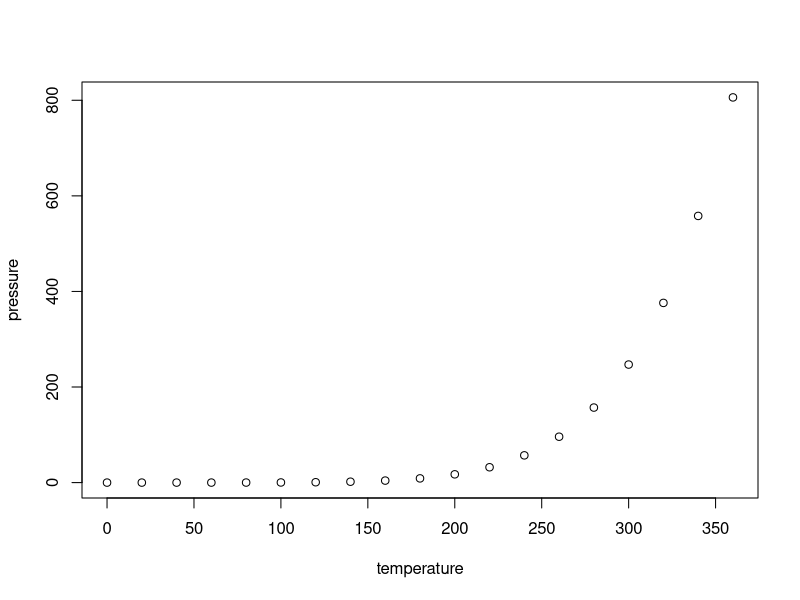
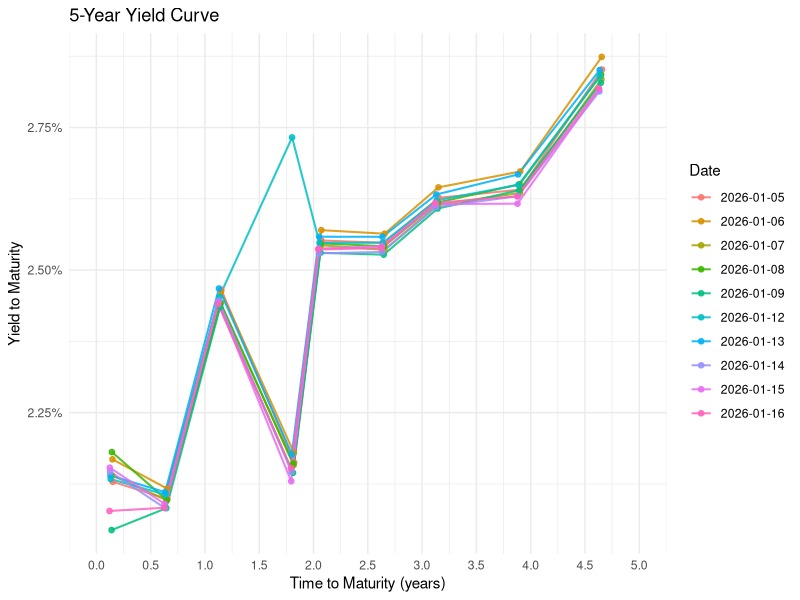
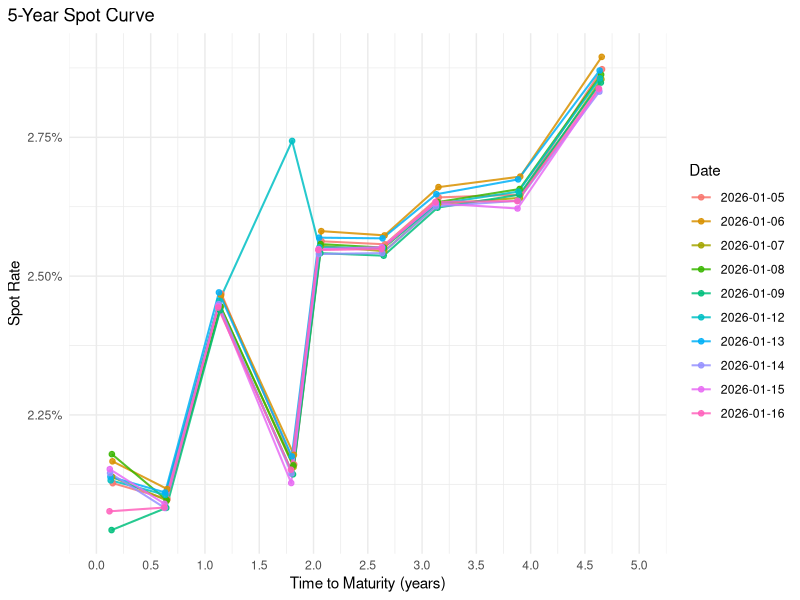
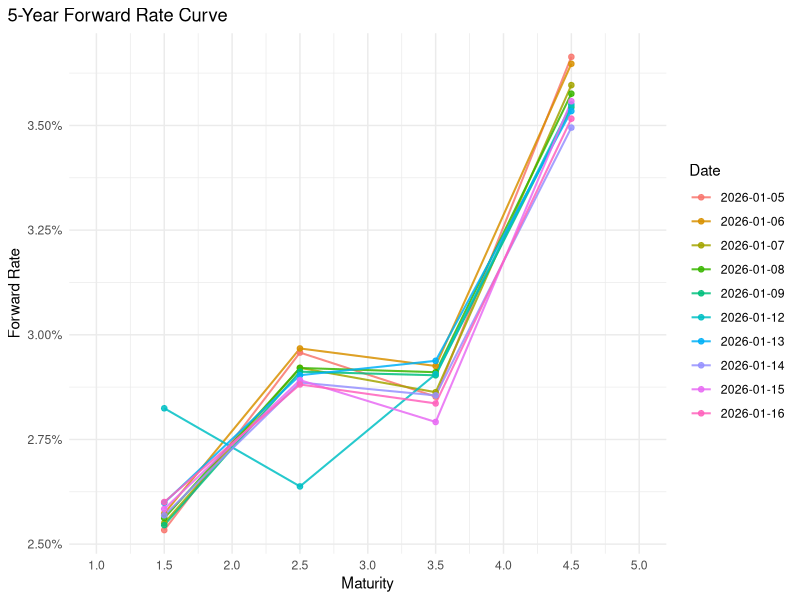

The R script that drew these images, in order:
## ---- chunk 1
knitr::opts_chunk$set(echo = TRUE)
## ---- chunk 2
summary(cars)
## ---- chunk 3
plot(pressure)
## ---- chunk 4
library(readr)
library(dplyr)
library(tidyr)
library(lubridate)
library(ggplot2)
library(purrr)
library(scales)
library(readxl)

df <- read_excel("APM466_Bond_Data_Final(2).csv.xlsx")
View(df)
## ---- chunk 5
df <- df %>%
  mutate(
    Date = as.Date(Date),
    `Maturity Date` = as.Date(`Maturity Date`),
    Coupon = as.numeric(Coupon),
    `Closing Price` = as.numeric(`Closing Price`),
    TTM = as.numeric(`Maturity Date` - Date) / 365,
    cpn_rate = Coupon / 100
  )

all_dates <- sort(unique(df$Date))
bond_ids  <- sort(unique(df$ISIN))
## ---- chunk 6
pv_cc <- function(y, T, cpn_rate) {
  n_cpn <- floor(2 * T)
  times <- if (n_cpn >= 1) (1:n_cpn) / 2 else numeric(0)
  cpn_sa <- 100 * cpn_rate / 2

  pv_cpn <- sum(cpn_sa * exp(-y * times))
  pv_pri <- 100 * exp(-y * T)
  pv_cpn + pv_pri}

ytm_list <- vector("list", length(all_dates))
names(ytm_list) <- as.character(all_dates)

for (d in all_dates) {
  sub <- df[df$Date == d, c("Date","ISIN","Bond_Name","TTM","cpn_rate","Closing Price")]

  sub <- sub[sub$TTM > 0 & sub$TTM <= 5, ]

  sub <- sub[order(sub$TTM), ]

  sub$ytm <- NA_real_
  for (i in seq_len(nrow(sub))) {
    P <- sub$`Closing Price`[i]
    T <- sub$TTM[i]
    c <- sub$cpn_rate[i]

    f <- function(y) pv_cc(y, T, c) - P
    sub$ytm[i] <- uniroot(f, lower = -0.05, upper = 0.60)$root}
    
  ytm_list[[as.character(d)]] <- sub}

  ytm_panel <- dplyr::bind_rows(ytm_list)
## ---- chunk 7

ggplot(ytm_panel, aes(x = TTM, y = ytm, group = Date, color = factor(Date))) +
  geom_line(linewidth = 0.7, alpha = 0.85) +
  geom_point(size = 1.6, alpha = 0.85) +
  scale_y_continuous(labels = label_percent(accuracy = 0.01)) +
  scale_x_continuous(limits = c(0, 5), breaks = seq(0, 5, by = 0.5)) +
  labs(
    title = "5-Year Yield Curve",
    x = "Time to Maturity (years)",
    y = "Yield to Maturity",
    color = "Date"
  ) +
  theme_minimal(base_size = 11) + theme(legend.position = "right")
## ---- chunk 8
spot_list <- vector("list", length(all_dates))
names(spot_list) <- as.character(all_dates)

for (d in all_dates) {

  sub <- df[df$Date == d, c("Date","ISIN","TTM","cpn_rate","Closing Price")]
  sub <- sub[sub$TTM > 0 & sub$TTM <= 5, ]
  sub <- sub[order(sub$TTM), ]

  n <- nrow(sub)
  sub$spot <- NA_real_

  for (i in 1:n) {

    P <- sub$`Closing Price`[i]
    T <- sub$TTM[i]
    c <- sub$cpn_rate[i]

    cpn_sa <- 100 * c / 2

    n_cpn <- floor(2 * T)
    times <- if (n_cpn >= 1) (1:n_cpn) / 2 else numeric(0)
    times_early <- times[times < T]

    pv_early <- 0
    if (length(times_early) > 0 && i > 1) {
      for (u in times_early) {
        j <- max(which(sub$TTM[1:(i-1)] <= u))
        pv_early <- pv_early + cpn_sa * exp(-sub$spot[j] * u)
      }
    }

    is_coupon_at_T <- abs(T - round(2*T)/2) < 1e-8
    CF_T <- 100 + if (is_coupon_at_T) cpn_sa else 0

    residual <- P - pv_early

    if (residual > 0 && T > 0) {
      sub$spot[i] <- (1 / T) * log(CF_T / residual)
    } else {
      sub$spot[i] <- NA_real_
    }
  }

  spot_list[[as.character(d)]] <- sub
}

spot_panel <- dplyr::bind_rows(spot_list)

## ---- chunk 9

ggplot(spot_panel, aes(x = TTM, y = spot, group = Date, color = factor(Date))) +
  geom_line(linewidth = 0.7, alpha = 0.85, na.rm = TRUE) +
  geom_point(size = 1.6, alpha = 0.85, na.rm = TRUE) +
  scale_y_continuous(labels = label_percent(accuracy = 0.01)) +
  scale_x_continuous(limits = c(0, 5), breaks = seq(0, 5, by = 0.5)) +
  labs(
    title = "5-Year Spot Curve",
    x = "Time to Maturity (years)",
    y = "Spot Rate",
    color = "Date"
  ) +
  theme_minimal(base_size = 11) +
  theme(
    legend.position = "right",
    plot.title.position = "plot"
  )

## ---- chunk 10
# midpoints
t_grid <- 1:5
t_mid  <- (1:4) + 0.5

fwd_list <- vector("list", length(all_dates))
names(fwd_list) <- as.character(all_dates)

for (d in all_dates) {

  sub <- spot_panel[spot_panel$Date == d, c("Date", "TTM", "spot")]
  sub <- sub[!is.na(sub$spot) & sub$TTM > 0, ]
  sub <- sub[order(sub$TTM), ]

  s_on_grid <- approx(x = sub$TTM, y = sub$spot, xout = t_grid, rule = 2)$y

  fwd <- rep(NA_real_, 4)
  if (!any(is.na(s_on_grid))) {
    for (k in 1:4) {
      t1 <- t_grid[k]
      t2 <- t_grid[k + 1]
      s1 <- s_on_grid[k]
      s2 <- s_on_grid[k + 1]
      fwd[k] <- (s2 * t2 - s1 * t1) / (t2 - t1)
    }
  }

  fwd_list[[as.character(d)]] <- data.frame(
    Date = as.Date(d, origin = "1970-01-01"),
    TTM  = t_mid,
    fwd  = fwd
  )
}

# date fix
fwd_panel <- dplyr::bind_rows(fwd_list)

## ---- chunk 11
ggplot(fwd_panel, aes(x = TTM, y = fwd, group = Date, color = factor(Date))) +
  geom_line(linewidth = 0.7, alpha = 0.85, na.rm = TRUE) +
  geom_point(size = 1.6, alpha = 0.85, na.rm = TRUE) +
  scale_y_continuous(labels = label_percent(accuracy = 0.01)) +
  scale_x_continuous(limits = c(1, 5), breaks = seq(1, 5, by = 0.5)) +
  labs(
    title = "5-Year Forward Rate Curve",
    x = "Maturity",
    y = "Forward Rate",
    color = "Date"
  ) +
  theme_minimal(base_size = 11) +
  theme(
    legend.position = "right",
    plot.title.position = "plot"
  )
    
## ---- chunk 12

m_grid <- 1:5
D <- sort(unique(ytm_panel$Date))

R <- matrix(NA_real_, nrow = length(D), ncol = length(m_grid))
colnames(R) <- paste0("r", m_grid)
rownames(R) <- as.character(D)

for (jj in seq_along(D)) {
  d <- D[jj]
  sub <- ytm_panel[ytm_panel$Date == d, c("TTM", "ytm")]
  sub <- sub[is.finite(sub$ytm) & sub$TTM > 0, ]
  sub <- sub[order(sub$TTM), ]

  if (nrow(sub) >= 2) {
    R[jj, ] <- approx(x = sub$TTM, y = sub$ytm, xout = m_grid, rule = 2)$y
  }}

X <- log(R[-1, , drop = FALSE] / R[-nrow(R), , drop = FALSE])
colnames(X) <- paste0("X", m_grid)

cov_yield <- cov(X, use = "complete.obs")
cov_yield

yield_eg <- eigen(cov_yield)

yield_eg$values
yield_eg$vectors


## ---- chunk 13
D <- sort(unique(spot_panel$Date))
t_grid <- 1:5
t1 <- 1
t2_vec <- 2:5

F <- matrix(NA_real_, nrow = length(D), ncol = 4)
rownames(F) <- as.character(D)
colnames(F) <- c("f(1,2)", "f(1,3)", "f(1,4)", "f(1,5)")

for (j in seq_along(D)) {
  d <- D[j]
  sub <- spot_panel[spot_panel$Date == d, c("TTM", "spot")]
  sub <- sub[!is.na(sub$spot) & sub$TTM > 0, ]
  sub <- sub[order(sub$TTM), ]

  if (nrow(sub) >= 2) {
    s_on_grid <- approx(x = sub$TTM, y = sub$spot, xout = t_grid, rule = 2)$y
    s1 <- s_on_grid[1]  # s(1)

    for (k in 1:4) {
      t2 <- t2_vec[k]
      s2 <- s_on_grid[t2]  # s(t2)
      F[j, k] <- (s2 * t2 - s1 * t1) / (t2 - t1)
    }
  }
}

X_fwd <- log(F[-1, , drop = FALSE] / F[-nrow(F), , drop = FALSE])

cov_fwd <- cov(X_fwd, use = "complete.obs")
cov_fwd

fwd_eg <- eigen(cov_fwd)

fwd_eg$values
fwd_eg$vectors
